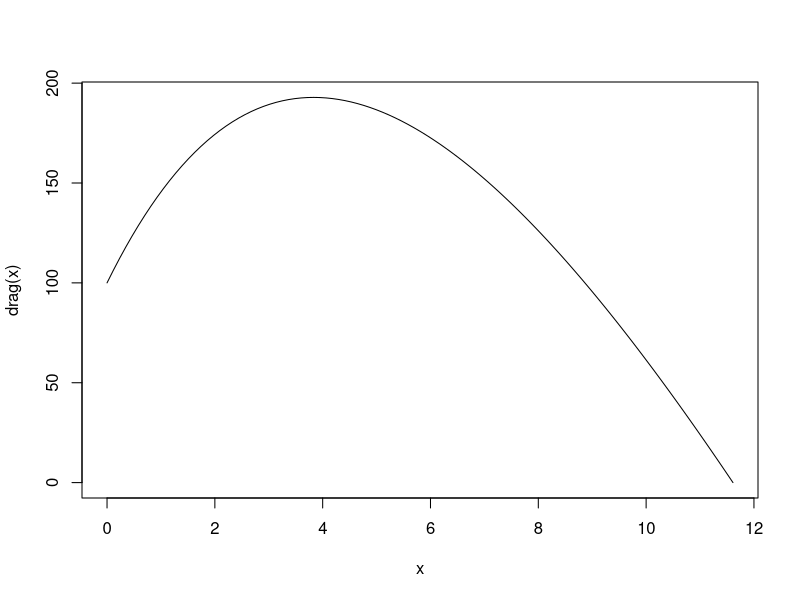
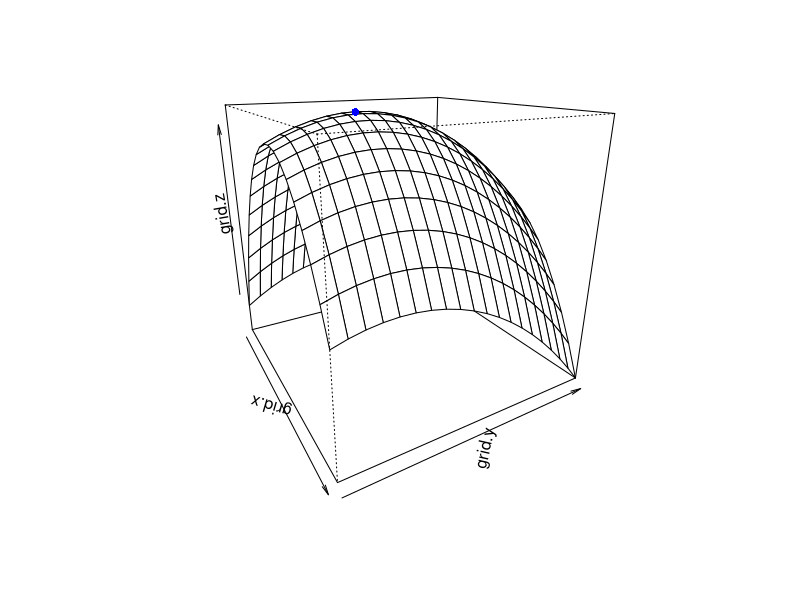
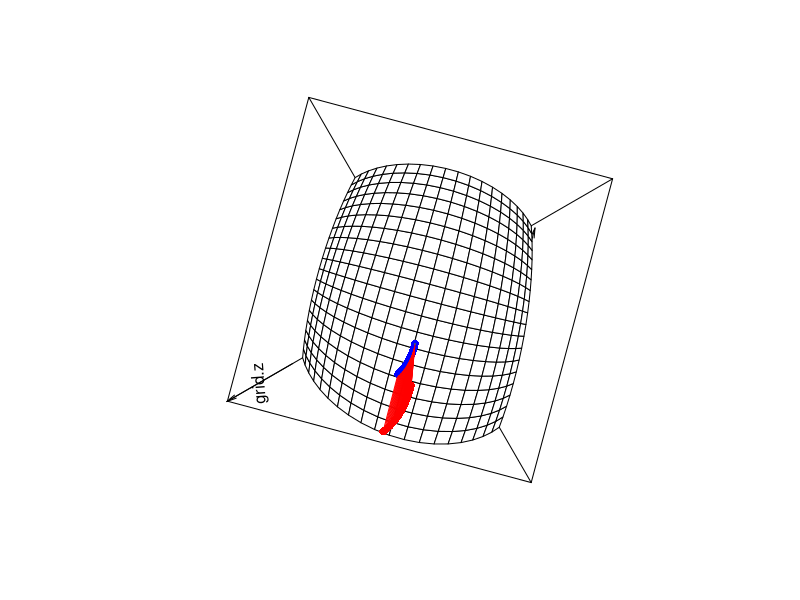

Reproduce these figures in R, in order.
## ---- chunk 1
drag <- function(t) {
  g = 9.81 
  z0 = 100 
  v0 = 55
  m = 80
  c = 15
  return(abs(z0 + (((m/c)*(v0 + ((m*g)/c))*(1 - exp(-((c/m)*t))))) - (((m*g)/c)*t)))
}
curve(drag, from = 0, to = 11.61085)
## ---- chunk 2
drag <- function(z0, m, c, v0, g, t) {
  return(abs(z0 + (((m/c)*(v0 + ((m*g)/c))*(1 - exp(-((c/m)*t))))) - (((m*g)/c)*t)))
}
min <- optimize(drag, c(0,12),g = 9.81, z0 = 100, v0 = 55, m = 80, c = 15)
min$minimum
## ---- chunk 3
drag <- function(z0, m, c, v0, g, t) {
  return(-(z0 + (((m/c)*(v0 + ((m*g)/c))*(1 - exp(-((c/m)*t))))) - (((m*g)/c)*t)))
}
max <- optimize(drag, c(0,12),g = 9.81, z0 = 100, v0 = 55, m = 80, c = 15)
-max$objective
## ---- chunk 4
drag <- function(z0, m, c, v0, g, t) {
  return(-(z0 + (((m/c)*(v0 + ((m*g)/c))*(1 - exp(-((c/m)*t))))) - (((m*g)/c)*t)))
}
max <- optimize(drag, c(0,12),g = 9.81, z0 = 100, v0 = 55, m = 80, c = 15)
max$minimum
## ---- chunk 5
# The gradient descent function
gradient.descent = function(par, gr, gamma=.1, epsilon=.01, n=1500, verbose=FALSE, ...) {
  for (i in seq_len(n)) {
    gradient = gr(..., par)
    par = par - gamma * gradient
    gradient.size = sum(abs(gradient))
    if (verbose) {
      cat(sep="", "i=", i, ", par=c(", paste(signif(par, 4), collapse=","),
          "), gradient=c(", paste(signif(gradient, 4), collapse=","),
          "), size=", signif(gradient.size, 4), "\n")
    }
    if (gradient.size < epsilon) {
      break
    }
  }
  return(par)
}

# Function of interest - trying to maximize
poll.conc <- function(x, y) {
  return((7.9 + (0.13*x) + (0.21*y) - (0.05*(x^2)) - (0.016*(y^2)) - (0.007*x*y)))
}

# Derivative of the function with respect to x and y - made it negative so that way it becomes a valley rather than a mound
gradient.f.using.par = function(par) { # Define gradient(z) = (df.dx, df.dy).
  x = par[1]
  y = par[2]
  df.dx = -(0.13 - 0.05*2*x - 0.007*y)
  df.dy = -(0.21 - 0.016*y*2 - 0.007*x)
  return(c(df.dx, df.dy))
}

# Getting the plot set up
grid.n <- 20
limit.x <- 10
limit.y <- 20
grid.x <- seq(-limit.x, limit.x, length.out = grid.n)
grid.y <- seq(0, limit.y, length.out = grid.n)
grid.z <- outer(grid.x, grid.y, poll.conc)

# Implementing the gradient descent fucntion from a starting point of x = 0, y = 0
x.y <- gradient.descent(par = c(0,0), gr=gradient.f.using.par, verbose = FALSE)

# Results from the gradient descent function get saved in the x.y vector. Evaluated to form Z and then plotted
z <- poll.conc(x = x.y[1], y = x.y[2])
persp.out <- persp(grid.x, grid.y, grid.z, theta = 60, phi = 20)
points(trans3d(x=x.y[1], y=x.y[2], z=z, pmat=persp.out), col="blue", pch=16)

# Starting to use optim - need to change function to make it evaluate the given paramaters
poll.conc.optim <- function(par) {
 x = par[1]
 y = par[2]
 return((7.9 + (0.13*x) + (0.21*y) - (0.05*(x^2)) - (0.016*(y^2)) - (0.007*x*y)))
}

gradient.f.using.par.optim = function(par) { # Define gradient(z) = (df.dx, df.dy).
  x = par[1]
  y = par[2]
  df.dx = (0.13 - 0.05*2*x - 0.007*y)
  df.dy = (0.21 - 0.016*y*2 - 0.007*x)
  return(c(df.dx, df.dy))
}

optim(par = c(0, 0), fn = poll.conc.optim, gr = gradient.f.using.par.optim, method = "Nelder-Mead")
## ---- chunk 6
gradient.f = function(x,y) { # Define gradient(z) = (df.dx, df.dy).
  df.dx = -(0.13 - 0.05*2*x - 0.007*y)
  df.dy = -(0.21 - 0.016*y*2 - 0.007*x)
  return(c(df.dx, df.dy))
}

persp.out <- persp(grid.x, grid.y, grid.z, theta = 15, phi = 90)
x = 0 # Starting x
y = 0   # Starting y
old.x = x
old.y = y
n = 60
gamma = .5 # Step size parameter. (Or, better: vary gamma with a line search.)

for(i in seq_len(n)) {
  g = gradient.f(x, y)
  x = x - gamma * g[1]
  y = y - gamma * g[2]
  if (TRUE) { # This block is not part of the algorithm. It just draws.
    z = poll.conc(x, y)
    points(trans3d(x=x, y=y, z=0, pmat=persp.out), col="blue", pch=16)
    points(trans3d(x=x, y=y, z=z, pmat=persp.out), col="red", pch=16)
    lines(trans3d(x=c(x, x), y=c(y, y), z=c(0, z), pmat=persp.out), col="red")
    lines(trans3d(x=c(old.x, x), y=c(old.y, y), z=c(0, 0), pmat=persp.out),
          col="green")
    old.x = x
    old.y = y
    scan(what=character(), n=1, quiet=TRUE) # Require "Enter" to move.
  }
}
